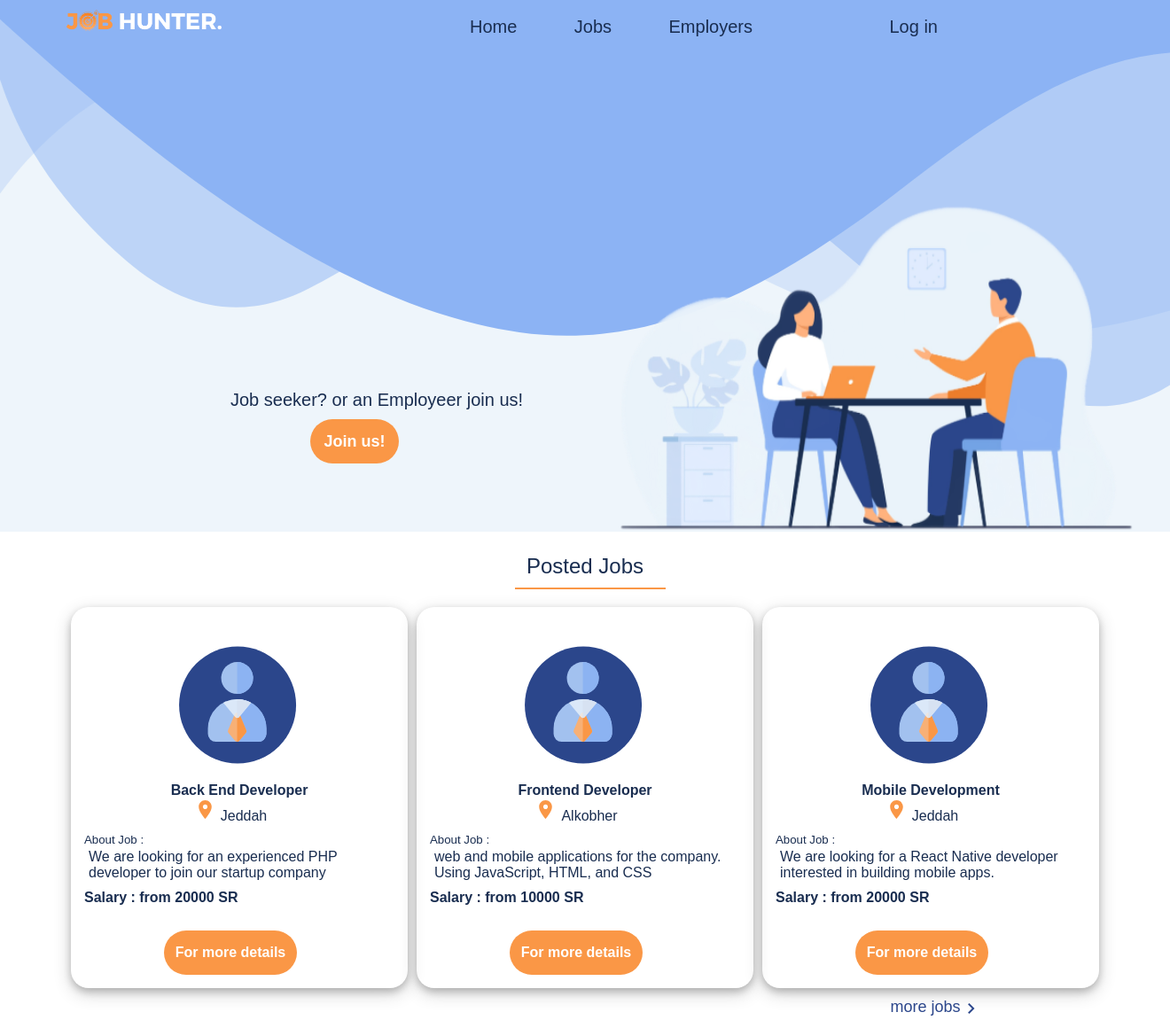
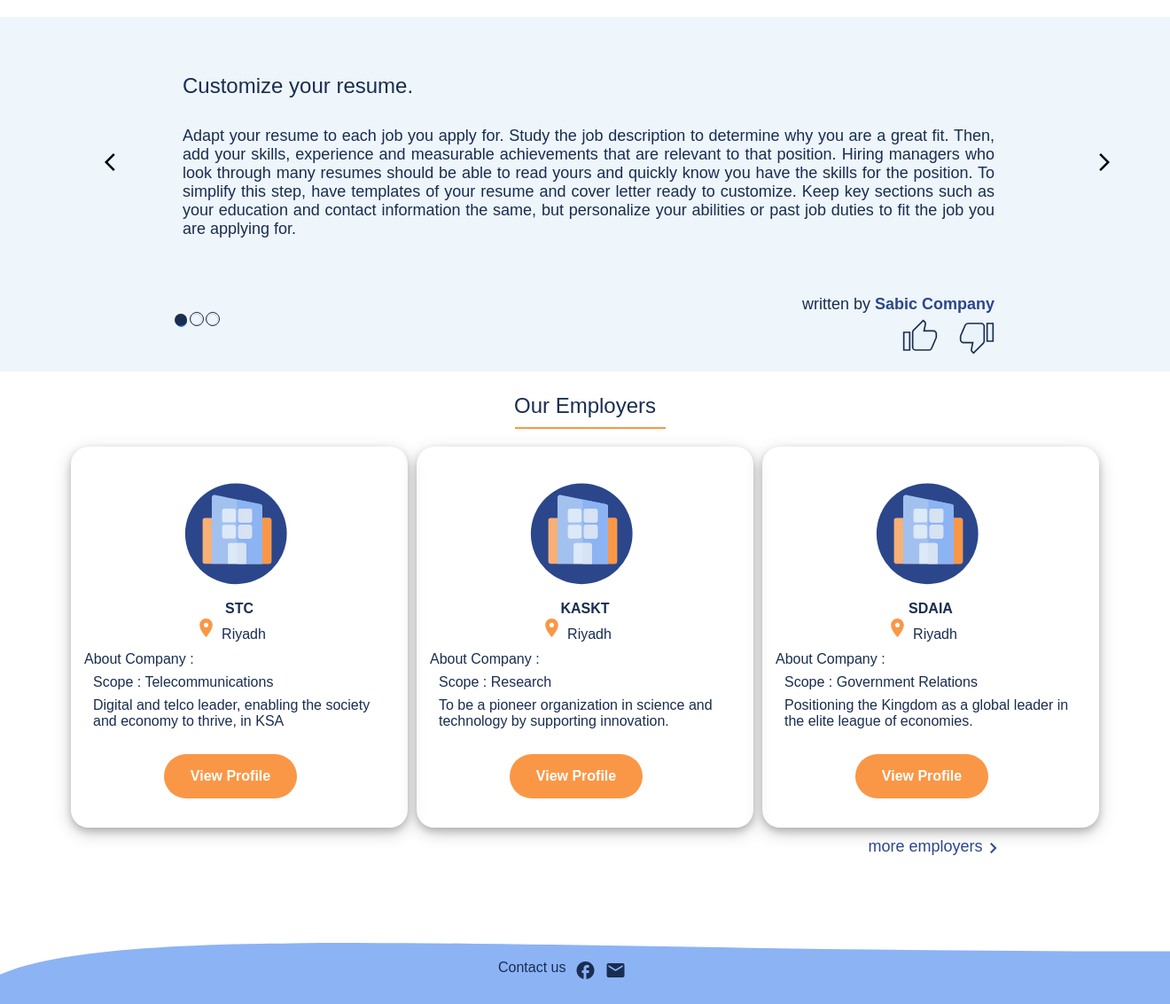
The app's page /home.php with its own data (2 pictures, top to bottom).
### tables this page shows
CREATE TABLE `job` (
  `ID` int(11) NOT NULL,
  `city` varchar(50) NOT NULL,
  `major` varchar(50) NOT NULL,
  `position` varchar(50) NOT NULL,
  `jobType` varchar(10) NOT NULL,
  `companyName` varchar(50) NOT NULL,
  `title` varchar(50) NOT NULL,
  `description` text NOT NULL,
  `skills` text NOT NULL,
  `qualifications` text NOT NULL,
  `gender` varchar(10) NOT NULL,
  `salary` int(11) NOT NULL,
  `employer_email` varchar(30) DEFAULT NULL
);

CREATE TABLE `employer` (
  `name` varchar(50) NOT NULL,
  `email` varchar(50) NOT NULL,
  `password` varchar(30) NOT NULL,
  `phone` varchar(12) NOT NULL,
  `address` varchar(150) NOT NULL,
  `scope` varchar(100) NOT NULL,
  `description` text NOT NULL,
  `mission` text NOT NULL,
  `vision` text NOT NULL,
  `role` int(1) DEFAULT 2
);

### home.php (the view, shortened to what this page needs)
<!DOCTYPE html>
<html>
    <head>
        <link rel="stylesheet" href="styles/home.css?<?php echo time(); ?>">
        <link rel="stylesheet" href="styles\Buttons.css" />
        <link rel="stylesheet" href="styles/NavbarStyles.css">
    </head>
    <body>
        <div class="container">
            <div class="custom-shape-divider-top-1612286857">
            </div>
            <div class="header">
                <nav class="navbar">
                    <div class="logo">
                        <img src="img/logo.png">
                    </div>
                    <div class="navbar-items">
                        <a href="home.php" class="navbar-item">Home</a>
                        <a href="jobSearch.php" class="navbar-item">Jobs</a>
                        <a href="EmployerSearch.php" class="navbar-item">Employers</a>
                        <?php
                            if (isset($_SESSION['email'])) {
                                print '<ul class="navLinks2">';
                                print '<li>';
                                print '<a href="#"><i class="material-icons">person</i></a>';
                                print '<ul>';
                                if ($_SESSION['role']==1){
                                    $profile = 'JobSeekerViewProf.php';
                                }else{
                                    $profile = 'EmployerProfile.php';
                                }
                                print '<li><a href="'.$profile.'"> Profile</a></li>';
                               if (isset($_SESSION['role'])) print '<li><a href="http:signout.php">logout</a></li>';
                                    else print '<li><a href="http:login.php">login</a></li>';
                                print '</ul>';
                                print '</li>';
                                print '</ul>';
                            }else {
                                print '<a href="LogIn.php" class="navbar-item-span">Log in</a>';
                            }
                        ?>
                    </div>
                </nav>
                <img src="img/home-img.png" class="home-img">
                <div class="join">
                    <?php
                        if (!isset($_SESSION['email'])) {
                            print '<p>Job seeker? or an Employeer join us!</p>';
                            print'<a href="WhoIsYou.html" style="text-decoration: none;"><button class="join-button">Join us!</button></a>';
                        }
                    ?>
                </div>
            </div>
            <div class="jobs">
                <p>Posted Jobs</p>
                <div class="line"></div>
                    <?php
                      if (!($database = mysqli_connect("localhost", "root", "")))
                       die("<p>Could not connect to database</p>");
                      $query = "select * from job";
                      $result = mysqli_query($database, $query);
                      if ($result) {
                          print ' <div class="posts">';
                          print '<ul>';
                          $i=0;
                        while ($data = mysqli_fetch_assoc($result)) {
                            if($i<3){
                                print '<li class="post">';
                                print '<div class="post-content">';
                                print '<img class="post-img" src="img/person.svg" alt="">';
                                print '<h4  style="font-weight :bolder" >'.$data['position'].'</h4>';
                                print '<span class="icon-side">'.$data['city'].'</span><br>';
                                print '<h5>About Job :</h5>';
                                print '<p class="descrption">'.$data['description'].'</p>';
                                print '<p class="salary">Salary : from '.$data['salary'].' SR</p><br>';
                                print '<form method= "GET" action="JobDetailsPopUp.php">';
                                print '<a><button class="job-content JobDetails">For more details</button></a>';
                                print '</form>';
                                print '</div>';
                                print '</li>';
                                $i++;
                            }
                        }
                        print '</ul>';
                        print '</div>';
                      } else {
                        echo '<div class="posts">There are no jobs./div>';
                    }
                    ?>
               <a href="jobSearch.php" class="job-link">more jobs<span class="material-icons">keyboard_arrow_right</span></a>
            </div>
            <div class="advices">
                <div class="advice-container">
                    <div class="advice-slide">
                      <h2>Customize your resume.</h2>
                          <p>
                                  Adapt your resume to each job you apply for. Study the job
                                  description to determine why you are a great fit. Then, add your skills,
                                  experience and measurable achievements that are relevant to that position. Hiring
                                  managers who look through many resumes should be able to read yours and quickly know
                                  you have the skills for the position.
                                  To simplify this step, have templates of your resume
                                  and cover letter ready to customize. Keep key sections such as your education and
                                  contact information the same, but personalize your abilities or past job duties to fit
                                  the job you are applying for. </p>
                          <p class="writtenBy">
                            written by <a href="#" style="font-weight:bold;"> Sabic Company</a>
                          </p>
                    </div>
                    <div class="prevBtn">
                      <svg xmlns="http://www.w3.org/2000/svg" height="24" viewBox="0 0 24 24" width="24"><path d="M0 0h24v24H0z" fill="none"/><path d="M11.67 3.87L9.9 2.1 0 12l9.9 9.9 1.77-1.77L3.54 12z"/></svg>
                    </div>
                    <div class="nextBtn">
                      <svg xmlns="http://www.w3.org/2000/svg" enable-background="new 0 0 24 24" height="24" viewBox="0 0 24 24" width="24"><g><path d="M0,0h24v24H0V0z" fill="none"/></g><g><polygon points="6.23,20.23 8,22 18,12 8,2 6.23,3.77 14.46,12"/></g></svg>
                    </div>
                    <input type="radio" name="advice" checked  class="rAdvice">
                    <input type="radio" name="advice"  class="rAdvice">
                    <input type="radio" name="advice" class="rAdvice">
                    <div class="dis-like">
                        <div class="likeBtn">
                    </div>
                    <div class="dislikeBtn">
                        <svg xmlns="http://www.w3.org/2000/svg" height="40" viewBox="0 0 24 24" width="40" fill="#192D50">
                            <path d="M15 3H6c-.83 0-1.54.5-1.84 1.22l-3.02 7.05c-.09.23-.14.47-.14.73v2c0 1.1.9 2 2 2h6.31l-.95 4.57-.03.32c0 .41.17.79.44 1.06L9.83 23l6.59-6.59c.36-.36.58-.86.58-1.41V5c0-1.1-.9-2-2-2zm4 0v12h4V3h-4z"/></svg>
                    </div>
                </div>
                </div>
            </div>
            <div class="Employers">
                <p>Our Employers</p>
                <div class="line"></div>
                <div class="posts">
                    <ul>
                        <?php
                            $query2 = "SELECT * FROM employer";
                            $result2 = mysqli_query($database, $query2);
                            if($result2){
                                $i=0;
                                while ($data = mysqli_fetch_assoc($result2)) {
                                    if($i<3){
                                        print '<li class="post">';
                                        print '<div class="post-content">';
                                        print '<img class="post-img" src="img/company.svg" alt="company img">';
                                        print '<h4 style="font-weight:bold;">'.$data['name'].'</h4>';
                                        print '<span class="icon-side">'.$data['address'].'</span><br>';
                                        print '<p class="about">About Company :</p>';
                                        print '<p class="company">Scope : '.$data['scope'].'</p>';
                                        print '<p class="company">'.$data['vision'].' </p><br>';
                                        print '<form action="EmployerProfile.php" method="post" style="position:relative;" >';
                                        print '<button type="submit" name="viewi" class="job-content">View Profile</button>';
                                        print '</form>';
                                        print '</div>';
                                        print '</li>';
                                        $i++;
                                    }
                                }
                            }else{
                                echo 'there is no employers';
                            }
                        ?>
                    </ul>
                </div>
               <a href="EmployerSearch.php" class="job-link">more employers<span class="material-icons">keyboard_arrow_right</span></a>
            </div>
            <div class="footer">
                <div class="footer-content">
                    <p>Contact us</p>
                    <span class="material-icons">facebook</span>
                    <a href="mailto:jobhunter@ksu.com"><span class="material-icons">email</span></a>
                </div>
                <div class="shape-footer" style="height: 150px; overflow: hidden;"><svg viewBox="0 0 500 150" preserveAspectRatio="none"
                    style="height: 100%; width: 100%;">
                    <path d="M-15.58,-15.49 C-16.70,110.81 186.45,57.52 502.48,59.50 L500.00,0.00 L0.00,0.00 Z"
                        style="stroke: none; fill: #8CB3F4;"></path>
                </svg></div>
            </div>
        </div>
    </body>
</html>

### styles/home.css (style rules this page uses)
* { margin: 0; padding: 0; font-family: "Lucida Sans", "Lucida Sans Regular", "Lucida Grande", "Lucida Sans Unicode", Geneva, Verdana, sans-serif; font-weight: 400; }
.header { background-color: rgba(234, 243, 250, 0.8); width: 100%; height: 600px; }
.home-img { margin-left: 750px; margin-top: 195px; height: 450px; width: 650px; position: absolute; }
.join { position: absolute; margin-top: 440px; margin-left: 260px; font-family: "Lucida Sans", "Lucida Sans Regular", "Lucida Grande", "Lucida Sans Unicode", Geneva, Verdana, sans-serif; color: #192d50; font-size: 20px; }
.join button { height: 40px; width: 120px; margin-top: 10px; border-radius: 50px; background-color: #fa9746; outline: none; border-style: none; color: white; font-size: 18px; cursor: pointer; }
.join .join-button { margin-left: 90px; }
.jobs, .Employers { font-family: "Lucida Sans", "Lucida Sans Regular", "Lucida Grande", "Lucida Sans Unicode", Geneva, Verdana, sans-serif; font-size: 24px; text-align: center; padding-top: 25px; color: #192d50; }
.line { background-color: #fa9746; width: 170px; height: 2px; margin-top: 10px; margin-left: 44%; }
.post { display: inline-block; list-style: none; width: 350px; height: 400px; box-shadow: 0 4px 8px 0 rgba(0, 0, 0, 0.2), 0 6px 20px 0 rgba(0, 0, 0, 0.19); border-radius: 20px; font-size: 16px; margin: 5px; padding: 15px; margin-top: 20px; }
.post-img { fill: #2b468b; width: 150px; padding-top: 5px; }
.location-icon { fill: #fa9746; height: 25px; width: 25px; margin-left: -20px; margin-right: 5px; }
h5 { text-align: left; padding-top: 10px; }
.salary { text-align: left; font-weight: bold; padding-top: 10px; }
.about { text-align: left; padding-top: 10px; }
.job-content { background-color: #fa9746; outline: none; color: white; border: none; border-radius: 30px; height: 50px; width: 150px; cursor: pointer; font-size: 16px; }
.descrption { text-align: left; padding-left: 5px; padding-top: 3px; }
.job-link { color: #2b468b; font-size: 18px; text-decoration: none; display: inline-flex; margin-right: -60%; }
.advices { margin-top: 20px; height: 400px; background-color: rgba(234, 243, 250, 0.8); width: 100%; left: 0; right: 0; }
.advices h2 { color: #192d50; }
.footer-content { position: absolute; padding-left: 100px; padding-top: 100px; }
.footer { display: inline-block; }
.company { text-align: left; padding-top: 8px; padding-left: 10px; }
.shape-footer { transform: rotateX(180deg); width: 100%; position: absolute; }
* { padding: 0; margin: 0; }
.footer-content { position: absolute; z-index: 3; font-family: "Lucida Sans", "Lucida Sans Regular", "Lucida Grande", "Lucida Sans Unicode", Geneva, Verdana, sans-serif; font-size: 16px; color: #192d50; margin-left: 35%; display: inline-flex; }
.footer-content span { padding-left: 10px; text-decoration: none; color: #192d50; }
.advice-container { width: 70%; margin: 0 auto; padding: 2rem 7rem; position: relative; height: 60%; }
.advice-slide { position: relative; }
.advice-slide p { text-align: justify; font-size: large; font-family: "Lucida Sans", "Lucida Sans Regular", "Lucida Grande", "Lucida Sans Unicode", Verdana, sans-serif; padding-left: 0.5rem; color: #192d50; }
.advice-slide h2 { padding: 2rem 0.5rem; text-align: left; }
p.writtenBy { text-align: end; margin-top: 4rem; }
p.writtenBy a { color: #2b468b; text-decoration: none; }
.prevBtn, .nextBtn { border: none; background-color: rgba(234, 243, 250, 0.8); position: absolute; cursor: pointer; }
.prevBtn { left: 2rem; right: 20%; bottom: 50%; top: 50%; }
.nextBtn { left: 100%; bottom: 50%; top: 50%; }
input[type="radio"]:after { border: 0.1rem solid #192d50; width: 14px; height: 14px; border-radius: 15px; top: -2px; left: -1px; position: relative; background-color: rgba(234, 243, 250, 0.8); content: ""; display: inline-block; visibility: visible; }
input[type="radio"]:checked:after { position: relative; background-color: #192d50; display: inline-block; visibility: visible; border: none; }
.likeBtn, .dislikeBtn { display: inline-block; position: absolute; transform: translateY(150%); border: none; background-color: transparent; cursor: pointer; }
.likeBtn svg, .dislikeBtn svg { fill: rgba(234, 243, 250, 0.8); stroke: #192d50; margin-top: 10px; }
.likeBtn { right: 11rem; bottom: 0px; }
.dislikeBtn { right: 7rem; bottom: 0; }

### records on screen
job: position "Back End Developer", city "Jeddah", description "We are looking for an experienced PHP developer to join our startup company", salary "20000"
job: position "Frontend Developer", city "Alkobher", description "web and mobile applications for the company. Using JavaScript, HTML, and CSS", salary "10000"
job: position "Mobile Development", city "Jeddah", description "We are looking for a React Native developer interested in building mobile apps.", salary "20000"
employer: name "STC", address "Riyadh", scope "Telecommunications", vision "Digital and telco leader, enabling the society and economy to thrive, in KSA"
employer: name "KASKT", address "Riyadh", scope "Research", vision "To be a pioneer organization in science and technology by supporting innovation."
employer: name "SDAIA", address "Riyadh", scope "Government Relations", vision "Positioning the Kingdom as a global leader in the elite league of economies."
